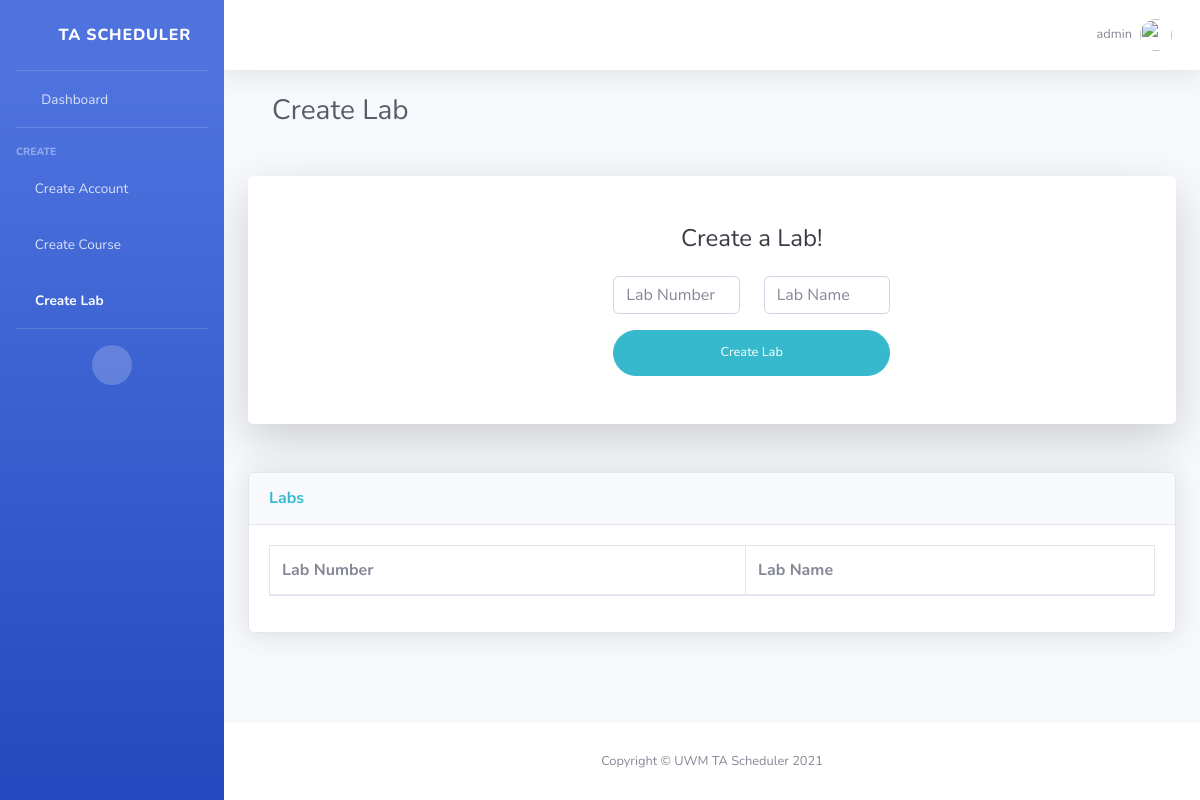
Page /create-lab/ (signed in) on the earlier database version.
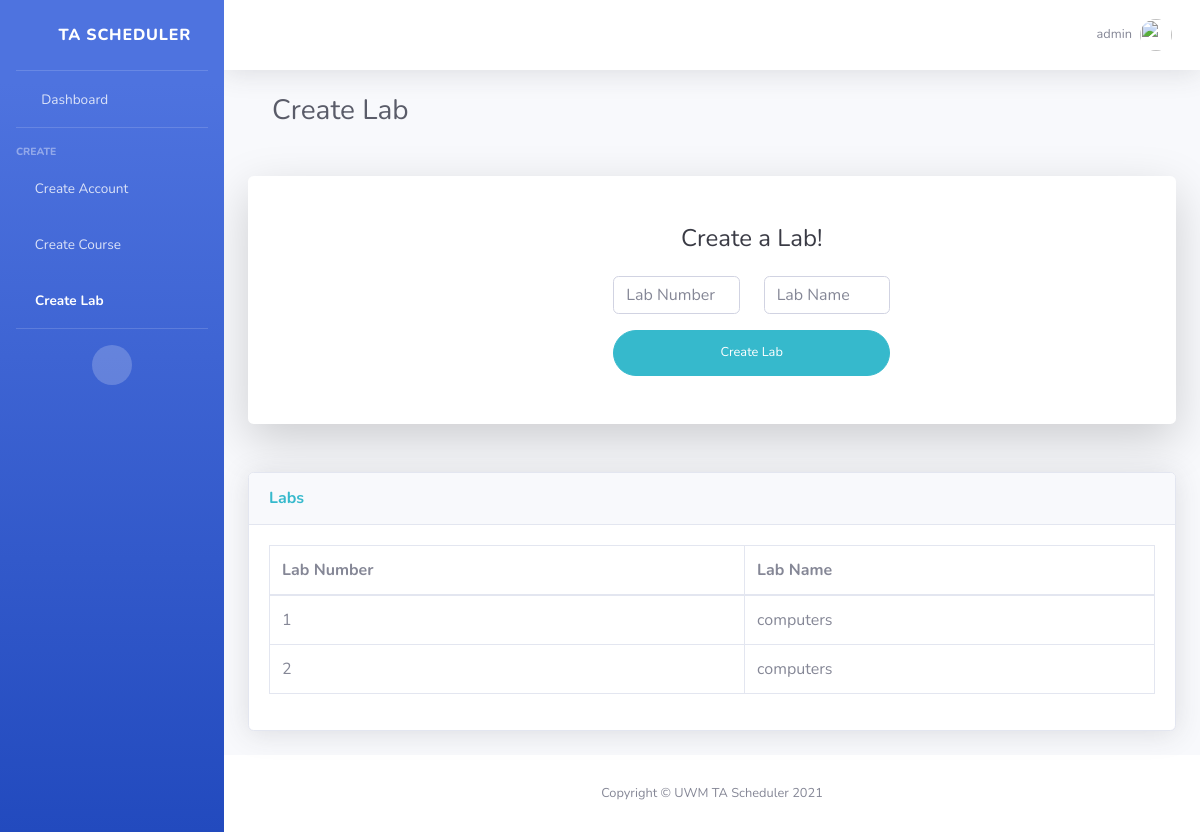
Same page on the later database version.
### TA_Scheduler/models.py (models this page shows)
class myLab(models.Model):
    labName = models.CharField(max_length=20)
    labNumber = models.IntegerField()

### TA_Scheduler/views.py (the view, shortened to what this page needs)
# urls.py: path('create-lab/', CreateLab.as_view()),
class CreateLab(View):
    def get(self,request):
        userName = request.session["userName"]
        lab_list = list(myLab.objects.values_list("labNumber", "labName"))
        return render(request,"create-lab.html",{"lab_list":lab_list, "userName":userName, "errorMessage":""})

### templates/create-lab.html (shortened to what the changed rows need)
{% load static %}
<!DOCTYPE html>
<html lang="en">
<head>
    <link href="{% static '/vendor/fontawesome-free/css/all.min.css' %}" rel="stylesheet" type="text/css">
    <link href="{% static '/css/sb-admin-2.min.css' %}" rel="stylesheet">
    <link href="{% static '/vendor/datatables/dataTables.bootstrap4.min.css' %}" rel="stylesheet">
</head>
<body id="page-top">
<div id="wrapper">
    <div id="content-wrapper" class="d-flex flex-column">
        <div id="content">
            <div class="container-fluid">
                <div class="container-fluid">
                    <h1 class="h3 mb-4 text-gray-800">Create Lab</h1>
                </div>
                <div class="card o-hidden border-0 shadow-lg my-5">
                    <div class="card-body p-0">
                        <div class="row">
                            <div class="col-lg-5">
                                <div class="p-5">
                                    <div class="text-center">
                                        <h1 class="h4 text-gray-900 mb-4">Create a Lab!</h1>
                                    </div>
                                </div>
                            </div>
                        </div>
                    </div>
                </div>
                <div class="card shadow mb-4">
                    <div class="card-body">
                        <div class="table-responsive">
                            <table class="table table-bordered" id="labData" width="100%" cellspacing="0">
                                <thead>
                                <tr>
                                    <th>Lab Number</th>
                                    <th>Lab Name</th>
                                </tr>
                                </thead>
                                <tbody>
                                {% for i in lab_list %}
                                    <tr>
                                        <td>{{ i.0 }}</td>
                                        <td>{{ i.1 }}</td>
                                    </tr>
                                {% endfor %}
                                </tbody>
                            </table>
                        </div>
                    </div>
                </div>
            </div>
        </div>
    </div>
</div>
</body>
</html>

Differences in the rows shown:
added myLab: i "1", labName "computers"
added myLab: i "2", labName "computers"
